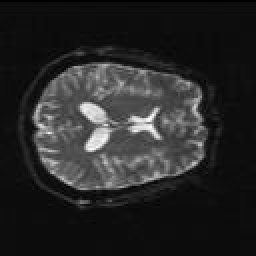
%> input picture 模糊聚类program/date/32.jpg, 128 x 128 px (shown 2 times larger)
$ octave quyushengzhang.m   (GNU Octave 9; MATLAB toolbox functions it lacks are replaced by stand-ins)
%> lines starting %> are read from the running program, lines starting %| are printed output that depends on the picture; in (x1, y1, x2, y2) boxes, pixels count from 0 and x2, y2 are one past the last pixel; in counts of white or black regions, pixels touching at a corner belong together; the program's own positions count from 1

A0=imread('date\32.jpg');%读取图像
%> A0 is the input picture: size 128x128 uint8; min 0, max 255, mean 39.2
seed=[1,2];%选择起始位置
thresh=15;%相似性选择阈值
A=A0;%灰度化
A=imadjust(A,[min(min(double(A)))/255,max(max(double(A)))/255],[]);
A=double(A);%将图像灰度化
B=A;
[r,c]=size(B);%r为行数，c为列
%> r = 128; c = 128
n=r*c;%计算图像包含点的个数
%> n = 16384
pixel_seed=A(seed(1),seed(2));%原图起始点灰度值
%> pixel_seed = 1
q=[seed(1),seed(2)];%q用来装载起始位置
top=1;%循环判断flag
M=zeros(r,c);%建立一个与原图大小一样的矩阵
M(seed(1),seed(2))=1;%将起始点赋为1，其余为0
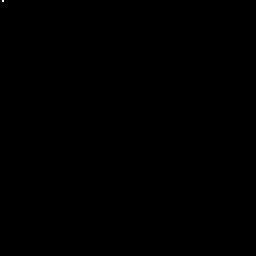
%> M: size 128x128 double (shown 2 times larger); values 0 (black) and 1 (white), 0.01% white in thin lines or dots, all inside (x1, y1, x2, y2) = (1, 0, 2, 1)
count=1;%计数器

while top~=0 %循环结束条件
    r1=q(1,1);%起始点行位置
    c1=q(1,2);%起始点列位置
    p=A(r1,c1);%起始点灰度值
    dge=0;
    for i=-1:1%周围点循环判断
        for j=-1:1

            if r1+i<=r & r1+i>0 & c1+j<=c & c1+j>0%保证在点周围范围内
                if abs(A(r1+i,c1+j)-p)<=thresh & M(r1+i,c1+j)~=1
                    top=top+1;%满足判定条件则top+1，top为多少，则q的行数有多少
                    q(top,:)=[r1+i,c1+j];%将满足判定条件的周围点位置赋予q，q记载了满足判定的每一外点
                    M(r1+i,c1+j)=1;%满足判定条件将M中相对应的点赋1
                    count=count+1;%统计满足条件的点个数，其实与top此时的值一样
                    B(r1+i,c1+j)=1;%满足判定条件将B中相对应点赋值1
                end

                if M(r1+i,c1+j)==0;%如果M中相对应的值为0，将dge赋值为1，也就是说这几个点不满足条件
                    dge=1;
                end

            else
                dge=1;%在图像外将dge赋值为1
            end
        end
    end
    %此时对周围几点判断完毕，在点在图像外或不满足判定条件则将dge赋为1，满足条件dge为0
    if dge~=1
        B(r1,c1)=A(seed(1),seed(2));%将原图起始位置赋予B
    end

    if count>=n%如果满足判定条件的点个数大于等于n
        top=1;
    end

    q=q(2:top,:);
    top=top-1;
end
%> this loop made 15729 passes
%> (r1, c1, p, top) on passes 7 to 9: (1, 4, 1, 7), (2, 4, 11, 7), (3, 1, 13, 8)
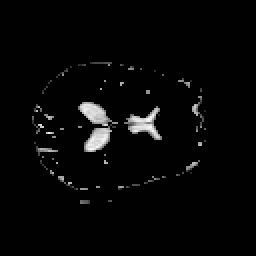
%> B: size 128x128 double (shown 2 times larger); min 1, max 255, mean 7.2
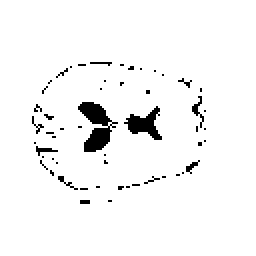
%> M: size 128x128 double (shown 2 times larger); values 0 (black) and 1 (white), 96% white; 54 black regions (50 under 20 px), largest, box (x1, y1, x2, y2) and area: (39, 51, 59, 76) 246, (62, 53, 81, 70) 149, (96, 48, 102, 64) 30, (18, 73, 29, 78) 22
%> after the loop, count = 15729; top = 0
subplot(121),imshow(A,[]);
subplot(122),imshow(B,[]);

$ run again, with 模糊聚类program/date/13.png saved as 模糊聚类program/date/32.jpg
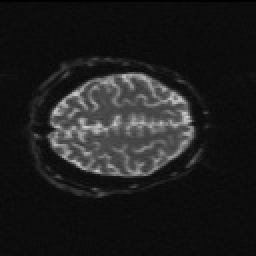
%> input picture 模糊聚类program/date/13.png, 128 x 128 px (shown 2 times larger)
%> A0 is the input picture: size 128x128 uint8; min 0, max 208, mean 29.7
%> `A=imadjust(A,[min(min(double(A)))/255,max(max(double(A)))/255],[]);`:
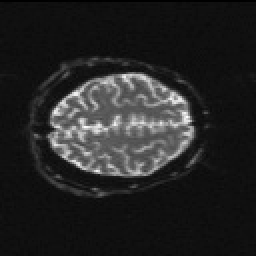
%> A: size 128x128 uint8 (shown 2 times larger); min 0, max 255, mean 36.5
%> pixel_seed = 1
%> the loop `while top~=0` made 13384 passes
%> (r1, c1, p, top) on passes 7 to 9: (1, 4, 1, 7), (2, 4, 12, 7), (3, 1, 16, 8)
%> after the loop `while top~=0`:
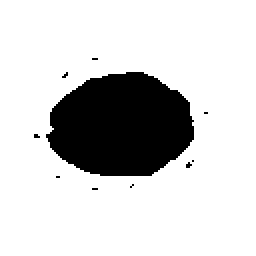
%> M: size 128x128 double (shown 2 times larger); values 0 (black) and 1 (white), 81.7% white; 10 black regions (9 under 20 px), largest, box (x1, y1, x2, y2) and area: (23, 36, 97, 88) 2971
%> after the loop `while top~=0`: count = 13384; top = 0

$ run again, with 模糊聚类program/date/22.png saved as 模糊聚类program/date/32.jpg
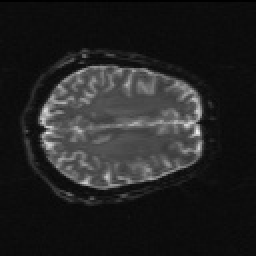
%> input picture 模糊聚类program/date/22.png, 128 x 128 px (shown 2 times larger)
%> A0 is the input picture: size 128x128 uint8; min 0, max 238, mean 34.7
%> pixel_seed = 0
%> the loop `while top~=0` made 12235 passes
%> (r1, c1, p, top) on passes 7 to 9: (1, 4, 0, 7), (2, 4, 13, 7), (3, 1, 13, 8)
%> after the loop `while top~=0`:
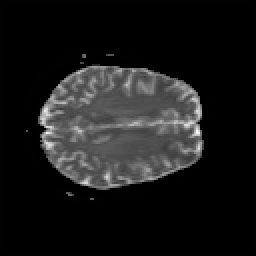
%> B: size 128x128 double (shown 2 times larger); min 0, max 255, mean 25.4
%> after the loop `while top~=0`:
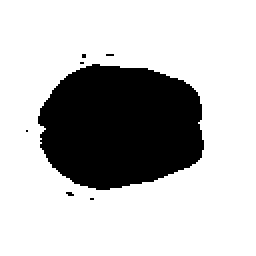
%> M: size 128x128 double (shown 2 times larger); values 0 (black) and 1 (white), 74.7% white; 7 black regions (6 under 20 px), largest, box (x1, y1, x2, y2) and area: (19, 32, 102, 95) 4130
%> after the loop `while top~=0`: count = 12235; top = 0
